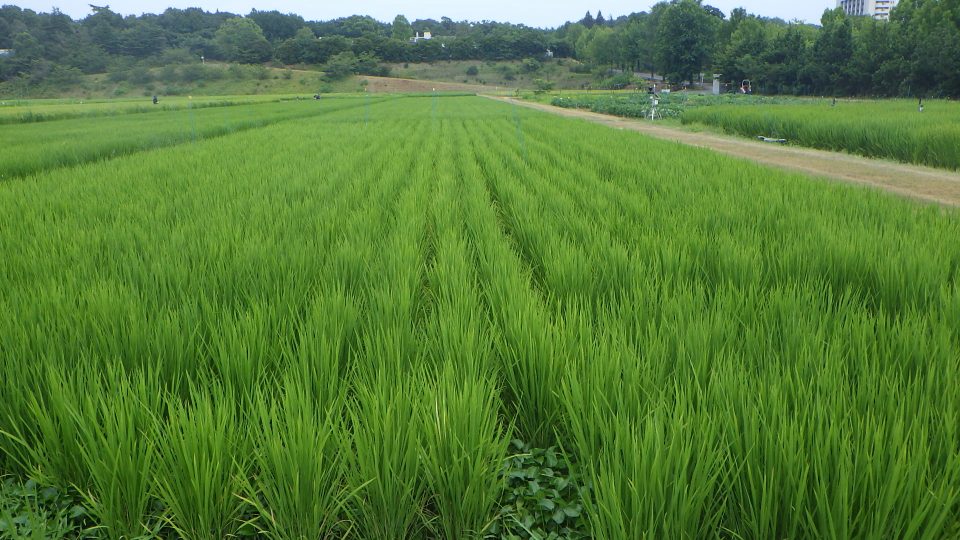
#> input picture 000/RIMG2746.JPG, 1920 x 1080 px (shown at 1/2 size)
$ python -i segmenter.py   (imports and definitions only)
#> lines starting #> are read from the running program, lines starting #| are printed output that depends on the picture; after the words box and inside, x2 and y2 are one past the last pixel; in counts of white or black regions, pixels touching at a corner belong together
#> further down, picture is the input picture: shape (1080, 1920, 3); mean B, G, R 55.9, 124.2, 84.9
import cv2
import numpy as np


def exg_vegetation_mask(image_bgr: np.ndarray) -> np.ndarray:
    """
    ExG = 2G - R - B を使って植物領域を抽出する仮処理。
    """
    b, g, r = cv2.split(image_bgr.astype(np.float32))
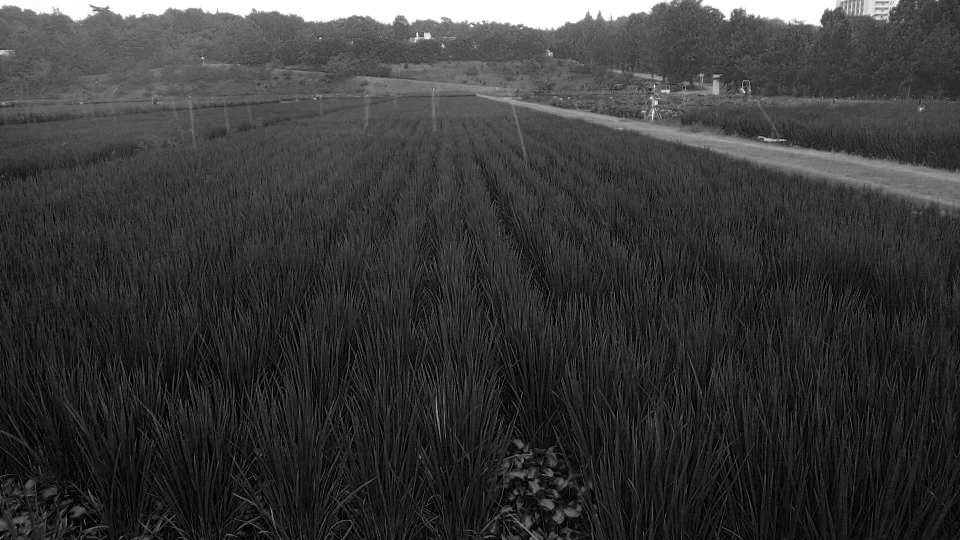
#> b: shape (1080, 1920) float32 (shown at 1/2 size); min 0, max 255, mean 55.9
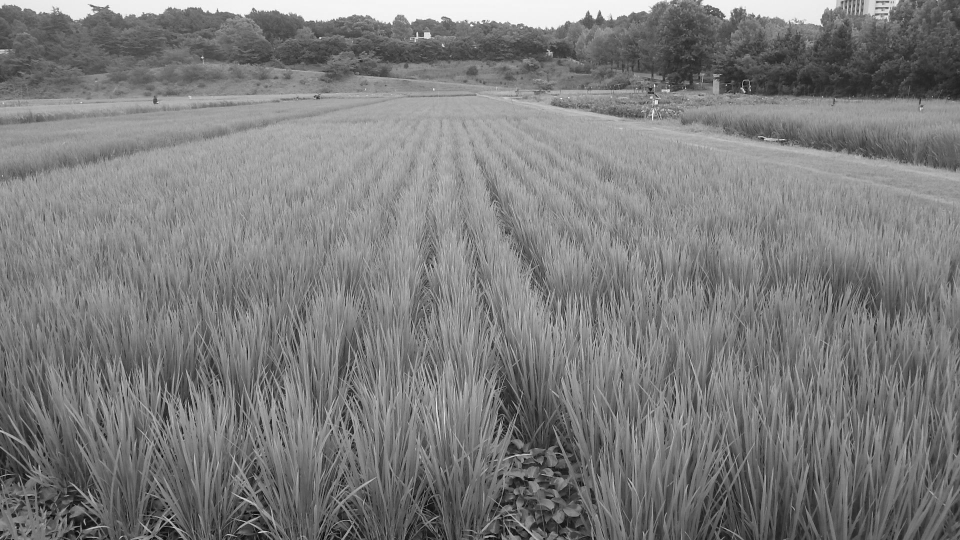
#> g: shape (1080, 1920) float32 (shown at 1/2 size); min 0, max 255, mean 124.2
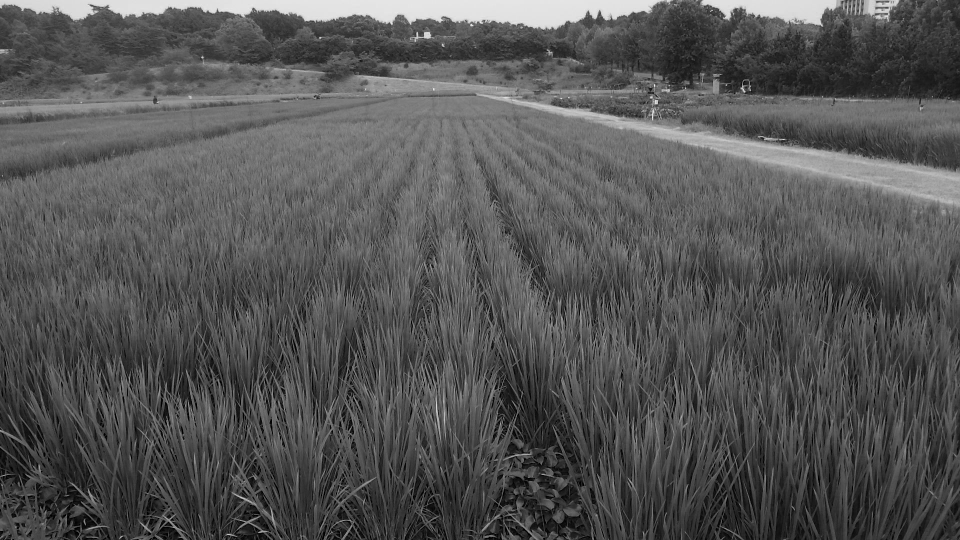
#> r: shape (1080, 1920) float32 (shown at 1/2 size); min 0, max 255, mean 84.9

    exg = 2 * g - r - b
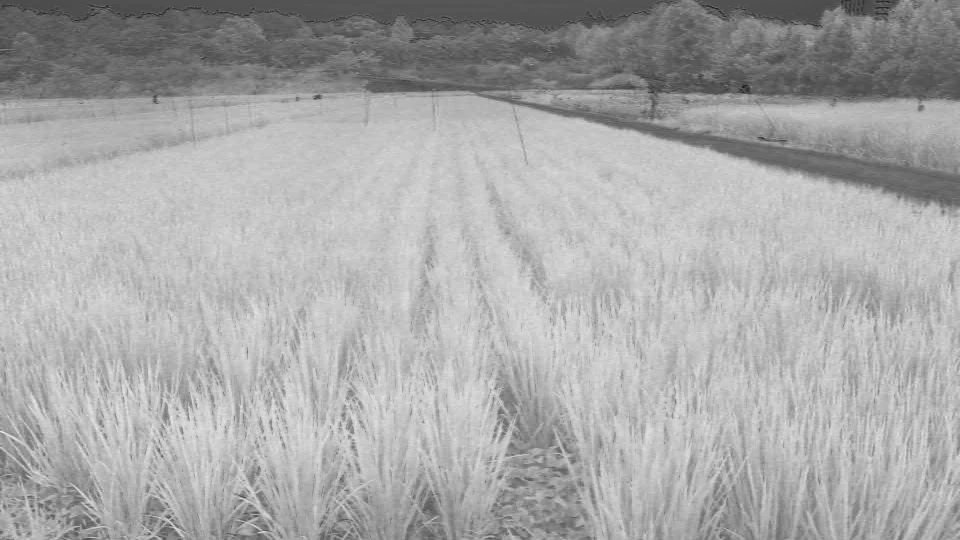
#> exg: shape (1080, 1920) float32 (shown at 1/2 size); min -96, max 212, mean 107.7; drawn with min black and max white
    exg = cv2.normalize(exg, None, 0, 255, cv2.NORM_MINMAX).astype(np.uint8)

    exg_blur = cv2.GaussianBlur(exg, (5, 5), 0)

    _, mask = cv2.threshold(
        exg_blur,
        0,
        255,
        cv2.THRESH_BINARY + cv2.THRESH_OTSU,
    )
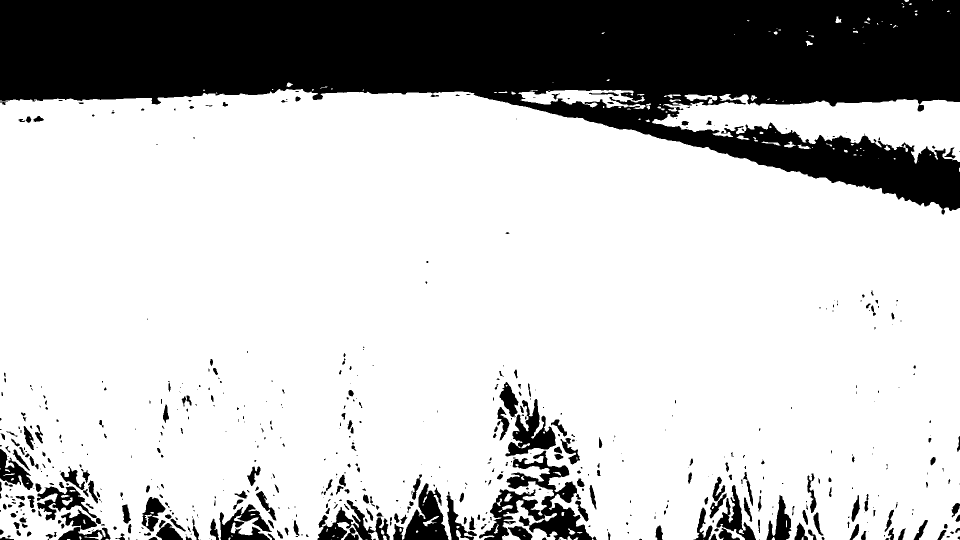
#> mask: shape (1080, 1920) (shown at 1/2 size); 75.3% white; 608 black regions (326 under 20 px), largest, box (x1, y1, x2, y2) and area: (0, 0, 1920, 429) 427400, (958, 901, 1185, 1080) 14322, (806, 966, 897, 1080) 5482

    kernel = np.ones((5, 5), np.uint8)
    mask = cv2.morphologyEx(mask, cv2.MORPH_OPEN, kernel, iterations=1)
#> mask: shape (1080, 1920); 74.8% white; 406 black regions (238 under 20 px), largest, box (x1, y1, x2, y2) and area: (0, 0, 1920, 429) 432151, (958, 764, 1193, 1080) 25770, (635, 966, 897, 1080) 12373
    mask = cv2.morphologyEx(mask, cv2.MORPH_CLOSE, kernel, iterations=2)
#> mask: shape (1080, 1920); 76.2% white; 73 black regions, largest, box (x1, y1, x2, y2) and area: (0, 0, 1920, 420) 428747, (1018, 983, 1192, 1080) 7533, (787, 977, 897, 1080) 6218

    return mask


def prototype_rice_weed_segmentation(
    image_bgr: np.ndarray,
) -> tuple[np.ndarray, np.ndarray]:
    """
    YOLO導入前の仮処理。

    戻り値:
        rice_mask: 水稲領域 0/255
        weed_mask: 雑草領域 0/255
    """
    plant_mask = exg_vegetation_mask(image_bgr)

    num_labels, labels, stats, centroids = cv2.connectedComponentsWithStats(
        plant_mask,
        connectivity=8,
    )
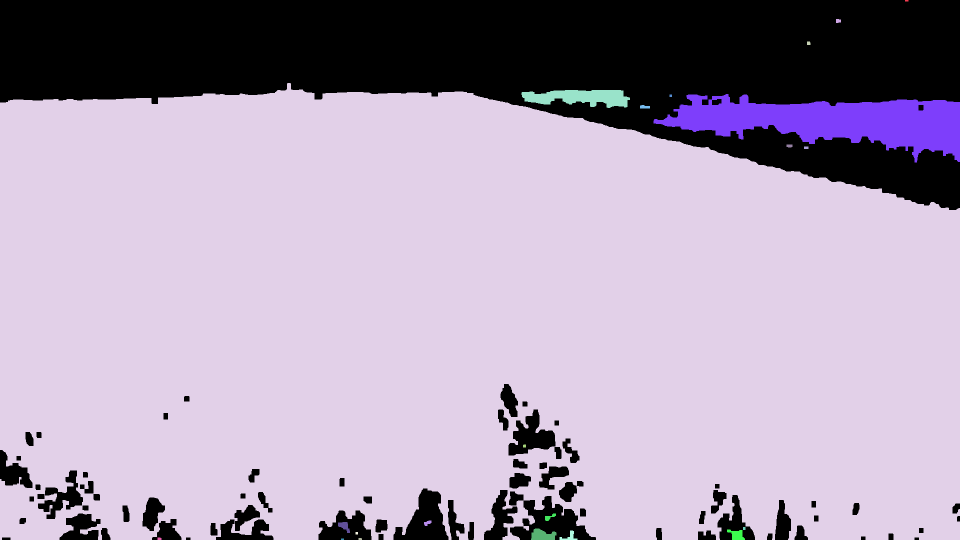
#> labels: shape (1080, 1920) int32 (shown at 1/2 size); 23 distinct labels, from 0 to 22; one colour per label, 0 black
#> num_labels = 23; stats = 23 rows, first 6: [0, 0, 1920, 1080, 492868], [1810, 0, 7, 3, 21], [1672, 38, 10, 8, 71], [1614, 83, 7, 7, 47], [0, 166, 1920, 914, 1529717], [1043, 180, 217, 36, 5166]; centroids = 23 rows, first 8: [1017.6, 237.9], [1813, 1], [1676.2, 41.45], [1616.9, 86.11], [919.9, 645.6], [1159.6, 194.3], [1341, 191], [1664.9, 242.3]

    rice_mask = np.zeros_like(plant_mask)
    weed_mask = np.zeros_like(plant_mask)

    h, _ = plant_mask.shape
#> h = 1080

    for label_id in range(1, num_labels):
        area = stats[label_id, cv2.CC_STAT_AREA]
        _, cy = centroids[label_id]

        if area < 50:
            continue

        component = labels == label_id

        # 仮ルール:
        # 小さい孤立領域や画面下側の植物を雑草寄りにする。
        # TODO: YOLO-seg推論や水稲列推定に差し替える。
        if area < 1500 or cy > h * 0.65:
            weed_mask[component] = 255
        else:
            rice_mask[component] = 255
#> this loop made 22 passes
#> (area, cy) on passes 1 to 12: (21, 1), (71, 41.45), (47, 86.11), (1529717, 645.6), (5166, 194.3), (25, 191), (43169, 242.3), (115, 213.6), (67, 291.3), (45, 295), (35, 891.6), (150, 1033.9)
#> rice_mask: shape (1080, 1920); 76.1% white; 73 black regions, largest, box (x1, y1, x2, y2) and area: (0, 0, 1920, 420) 429138, (1018, 983, 1192, 1080) 8784, (787, 977, 897, 1080) 6323
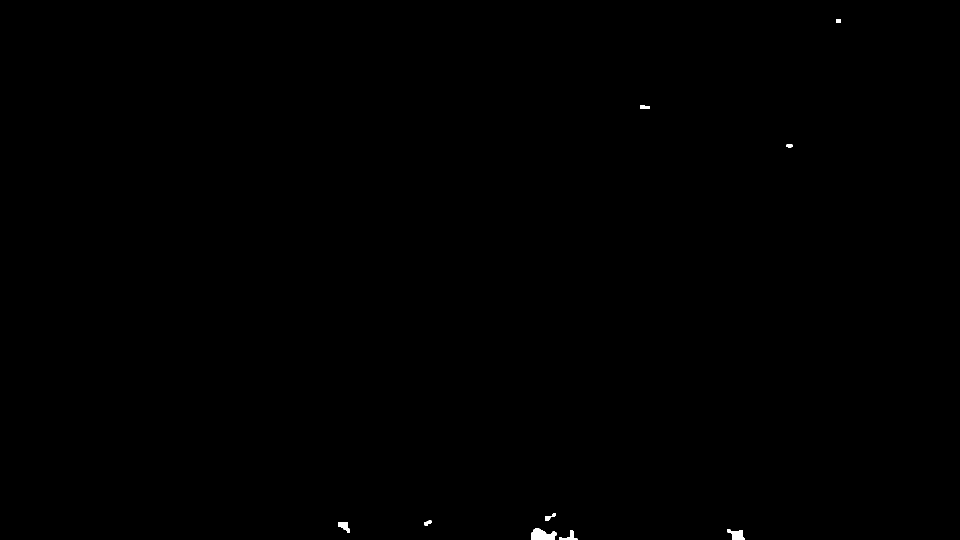
#> weed_mask: shape (1080, 1920) (shown at 1/2 size); 0.11% white; 9 white regions, largest, box (x1, y1, x2, y2) and area: (1062, 1057, 1113, 1080) 846, (1454, 1059, 1490, 1080) 470, (676, 1044, 700, 1066) 290

    return rice_mask, weed_mask


def make_result_image(
    rice_mask: np.ndarray,
    weed_mask: np.ndarray,
) -> np.ndarray:
    """
    仕様通りの結果画像を作る。

    水稲: 128,128,128
    雑草: 255,255,255
    その他: 0,0,0
    """
    result = np.zeros((*rice_mask.shape, 3), dtype=np.uint8)

    result[rice_mask > 0] = (128, 128, 128)
    result[weed_mask > 0] = (255, 255, 255)

    return result


def judge_level(ratio: float) -> int:
    """
    雑草比率 r[%] から4段階判定。
    プロトタイプでは25%刻み。

    0: 少ない
    1: 中程度
    2: 多い
    3: 甚大
    """
    if ratio < 25.0:
        return 0
    elif ratio < 50.0:
        return 1
    elif ratio < 75.0:
        return 2
    else:
        return 3

>>> import cv2
>>> picture = cv2.imread('000/RIMG2746.JPG')
>>> result = prototype_rice_weed_segmentation(picture)

$ run again, on 000/RIMG2750.JPG
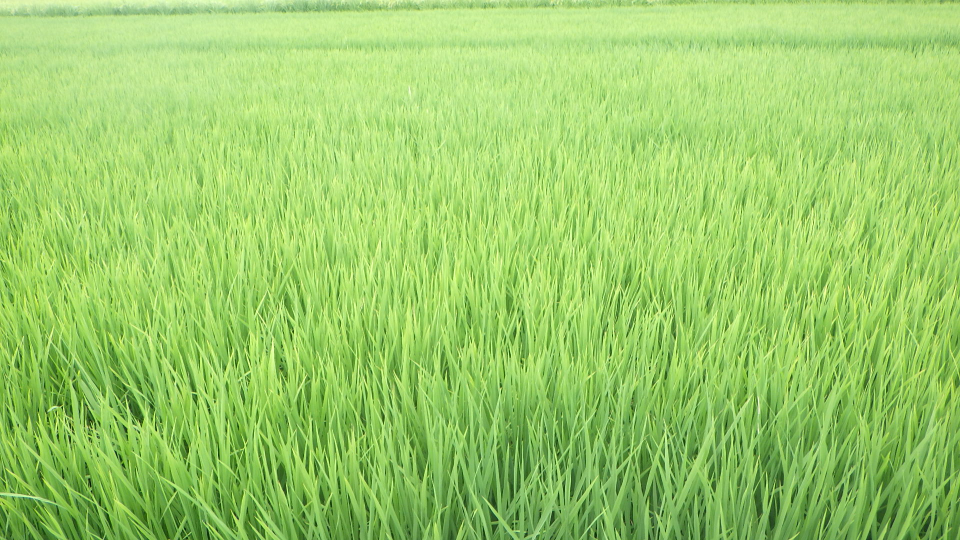
#> input picture 000/RIMG2750.JPG, 1920 x 1080 px (shown at 1/2 size)
#> picture is the input picture: shape (1080, 1920, 3); mean B, G, R 103.8, 205, 154.5
#> in prototype_rice_weed_segmentation, `num_labels, labels, stats, centroids = cv2.connectedComponentsWithStat..`:
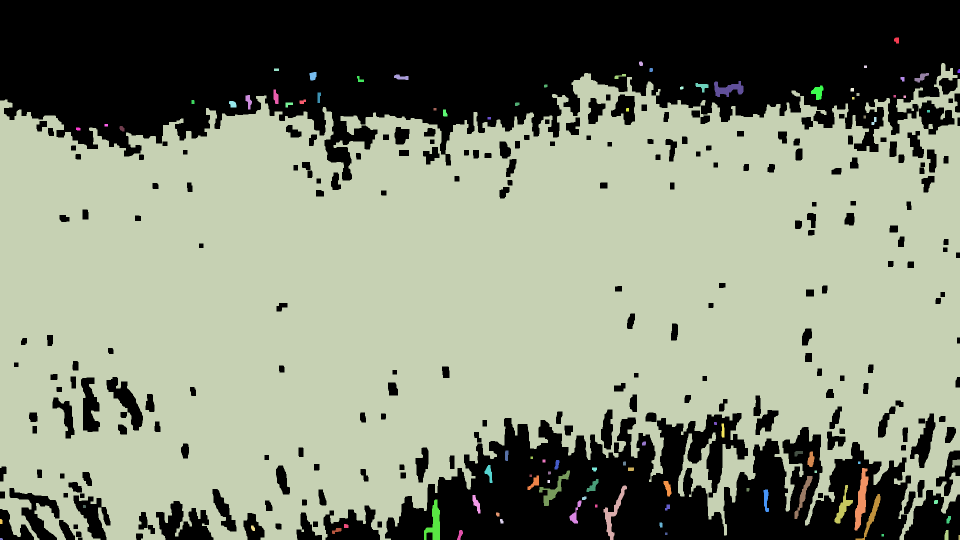
#> labels: shape (1080, 1920) int32 (shown at 1/2 size); 94 distinct labels, from 0 to 93; one colour per label, 0 black
#> num_labels = 94; stats = 94 rows, first 6: [0, 0, 1920, 1080, 704665], [1788, 75, 10, 12, 100], [1278, 123, 8, 9, 62], [0, 126, 1920, 954, 1351530], [1728, 131, 6, 5, 30], [548, 137, 10, 5, 50]; centroids = 94 pairs, first value 1.89 to 1918, second value 80.14 to 1077.6
#> the loop in prototype_rice_weed_segmentation, `for label_id in range(1, num_labels):` made 93 passes
#> (area, cy) on passes 1 to 8: (100, 80.14), (62, 127), (1351530, 607), (30, 133), (50, 139), (52, 139.5), (34, 141.9), (196, 151.7)
#> after the loop in prototype_rice_weed_segmentation, `for label_id in range(1, num_labels):`:
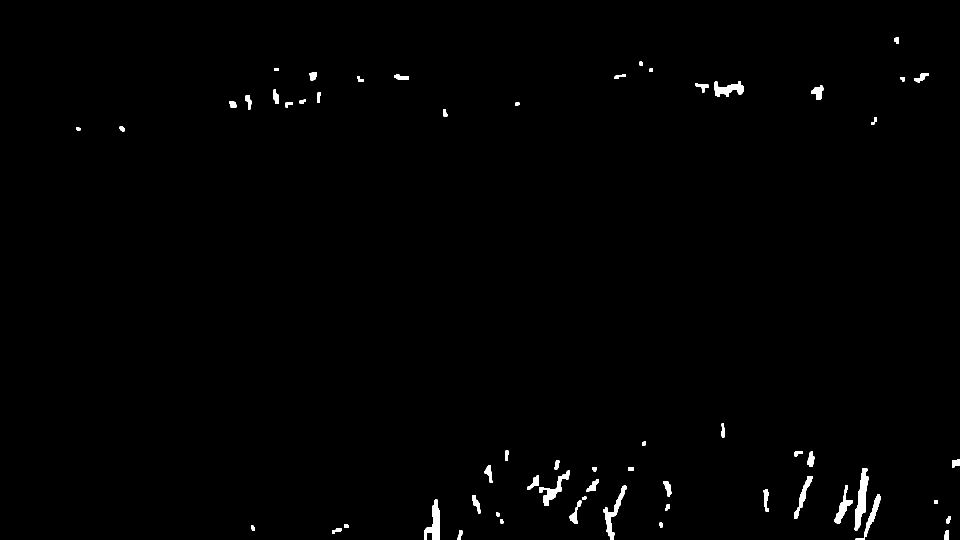
#> weed_mask: shape (1080, 1920) (shown at 1/2 size); 0.79% white; 59 white regions, largest, box (x1, y1, x2, y2) and area: (1709, 936, 1737, 1061) 1681, (848, 999, 880, 1080) 1301, (1207, 971, 1254, 1080) 1225
